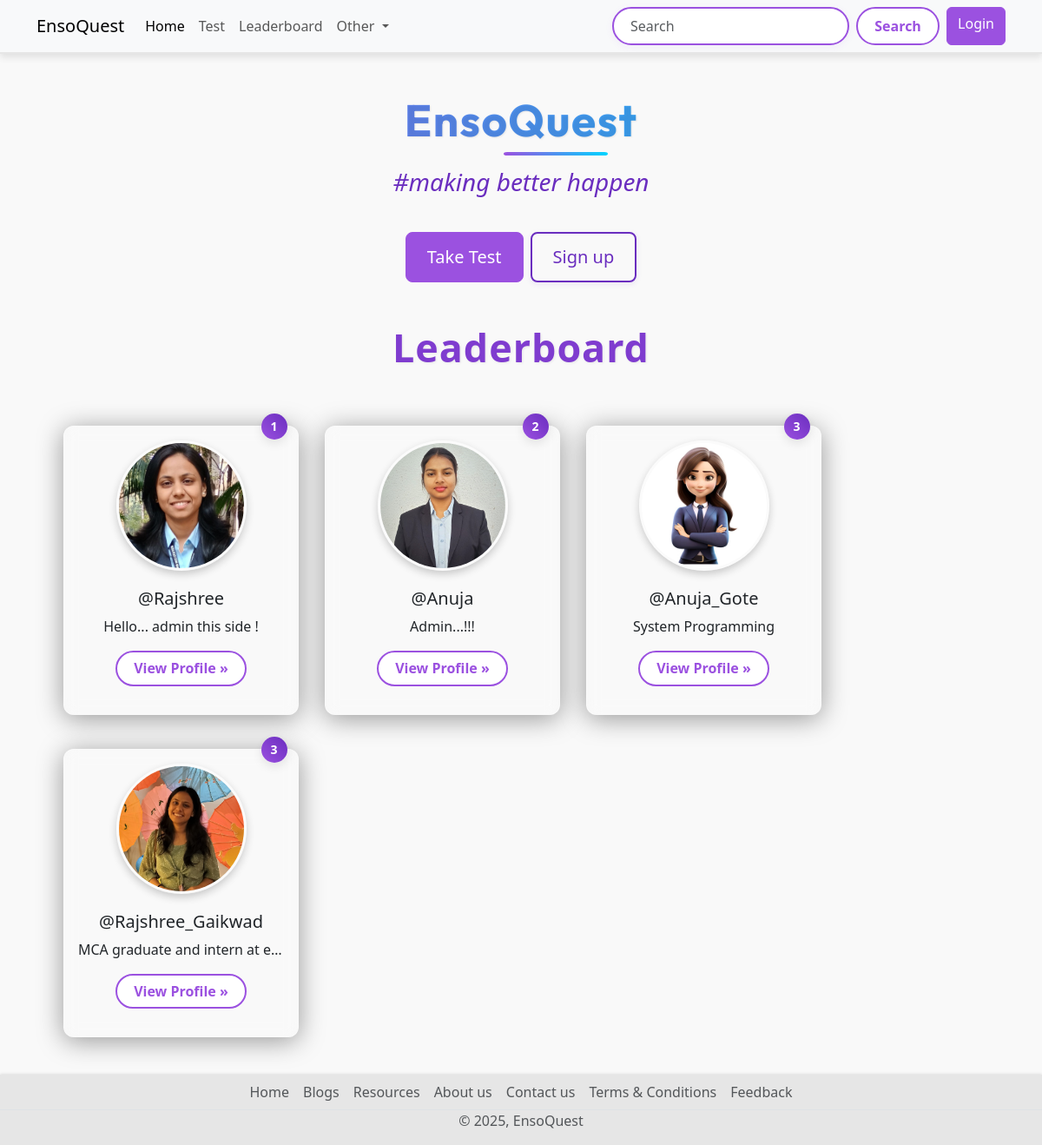
The app's page /, older data.
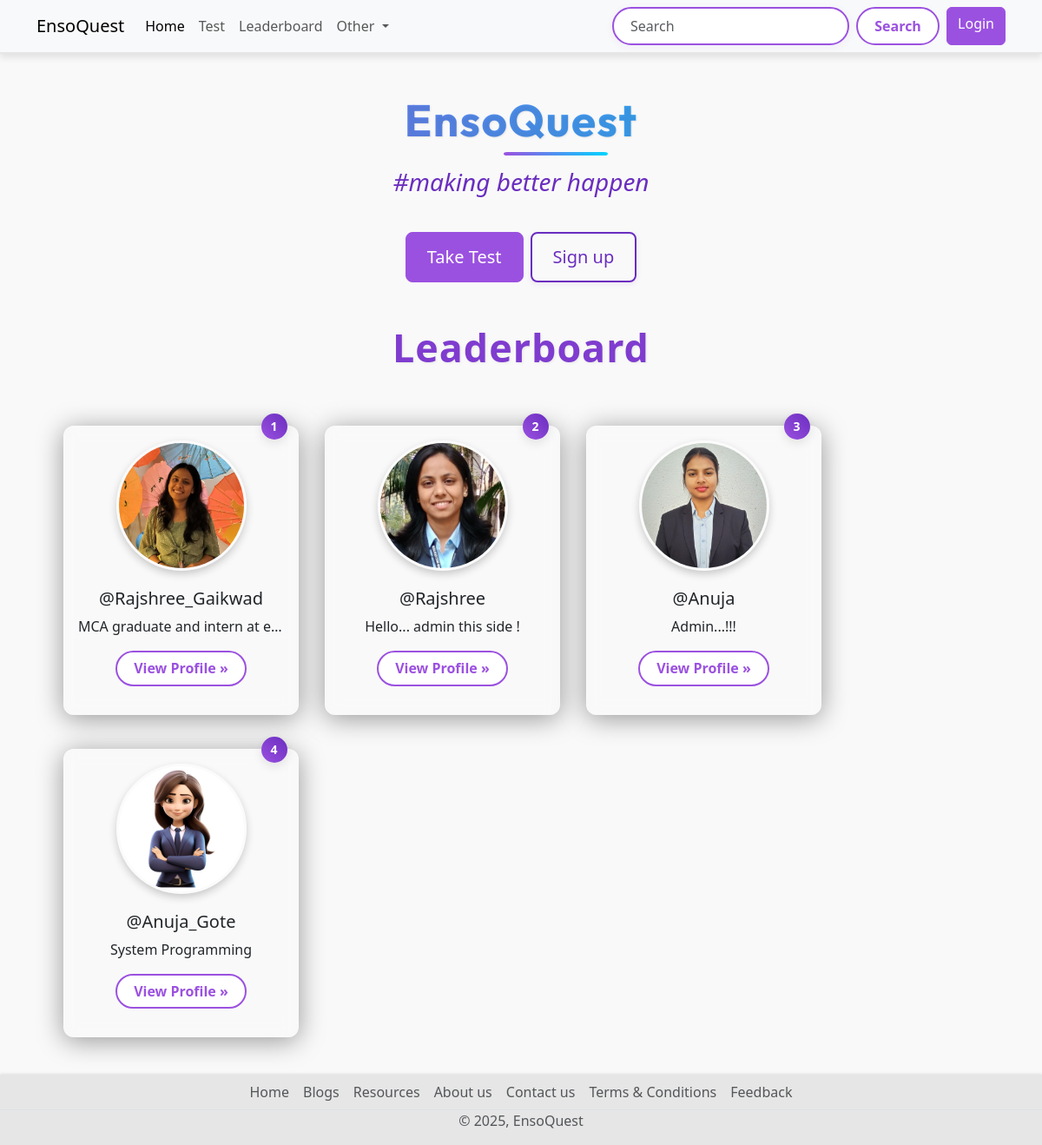
The same page, newer data.
### quiz/models.py (models this page shows, shortened)
class UserRank(models.Model):
    user = models.OneToOneField(User, on_delete=models.CASCADE)
    rank = models.IntegerField(null=True, blank=True)
    total_score = models.IntegerField(null=True, blank=True)

### account/models.py (models this page shows, shortened)
class Profile(models.Model):
    user = models.OneToOneField(User,on_delete=models.CASCADE, null=True,verbose_name='User Object')
    position = models.CharField(max_length=100,blank=True,null=True)
    bio = models.TextField(blank=True,null=True)
    profile_img = models.ImageField(upload_to='profile_image', default='user.png',blank=True,null=True,verbose_name= 'Profile Pic')

### base/views.py (the view)
# urls.py: 2. Add a URL to urlpatterns:  path('', views.home, name='home')
def home(request):
    leaderboard_users = UserRank.objects.order_by('rank')[:4]
    unread_count = 0
    if request.user.is_authenticated:
        unread_count = request.user.notification_set.filter(is_read=False).count()
    context = {
        "leaderboard_users": leaderboard_users,
        "unread_count": unread_count,
    }
    return render(request, 'welcome.html', context)

### base/context_processors.py (called while the page is built)
def notification_count(request):
    if request.user.is_authenticated:
        unread_count = Notification.objects.filter(user=request.user, is_read=False).count()
        return {'unread_notification_count': unread_count}
    return {}

### Templates/welcome.html
{% extends "index.html" %}
{% block content %}
{% load static %}
<link rel="stylesheet" href="{% static 'css/home-style.css' %}">
  <div class="container text-center mt-5">
    <h1 class="display-5 fw-bold my-2 title">EnsoQuest</h1>
    <h2 class="fs-3 tagline-text ">#making better happen</h2>
    <div class="d-inline-flex gap-2 ">
      <a href="{% url 'all_quiz' %}" class="d-inline-flex align-items-center btn btn-primary btn-lg px-4 ">
        Take Test
      </a>
      {% if not request.user.is_authenticated %}
      <a href="{% url 'register' %}" class="btn btn-outline-secondary btn-lg px-4 ">
        Sign up
      </a>
      {% endif %}
    </div>
  </div>
  <div class="container text-center">
    <h1 class="display-4 text-center my-5 leaderboard-heading">Leaderboard</h1>
    <div class="row row-cols-sm-1 row-cols-md-2 row-cols-lg-3 row-cols-xl-4 mx-3">
      {% if leaderboard_users|length == 0 %}
      <div class="col-lg-4 position-relative mb-4">
        <h4 class="text-center text-danger"> No User Available on Leaderboard</h4>
      </div>
      {% else %}
      {% for rank in leaderboard_users %}
      <div class="col-lg-4 position-relative mb-4  leaderboard-card">
        <img src="{{rank.user.profile.profile_img.url}}" class="leaderboard-img rounded-circle alt=user-profile">
        <span class="position-absolute top-0 start-90 translate-middle badge rounded-pill modern-badge ">
           {{ rank.rank }}
        </span>
        <h2 class="fw-normal username">@{{rank.user.username}}</h2>
        <p class="card-bio">{{rank.user.profile.bio}}</p>
        <p><a class="btn btn-secondary" href="{% url 'profile' rank.user.username %}">View Profile »</a></p>
      </div>
      {% endfor %}
      {% endif %}
    </div>
  </div>
{% endblock content %}

Row changes from the older to the newer data that the page shows:
changed UserRank "Rajshree_Gaikwad": rank "3" → "1"; moves up the list
changed UserRank "Rajshree": rank "1" → "2"
changed UserRank "Anuja": rank "2" → "3"
changed UserRank "Anuja_Gote": rank "3" → "4"
